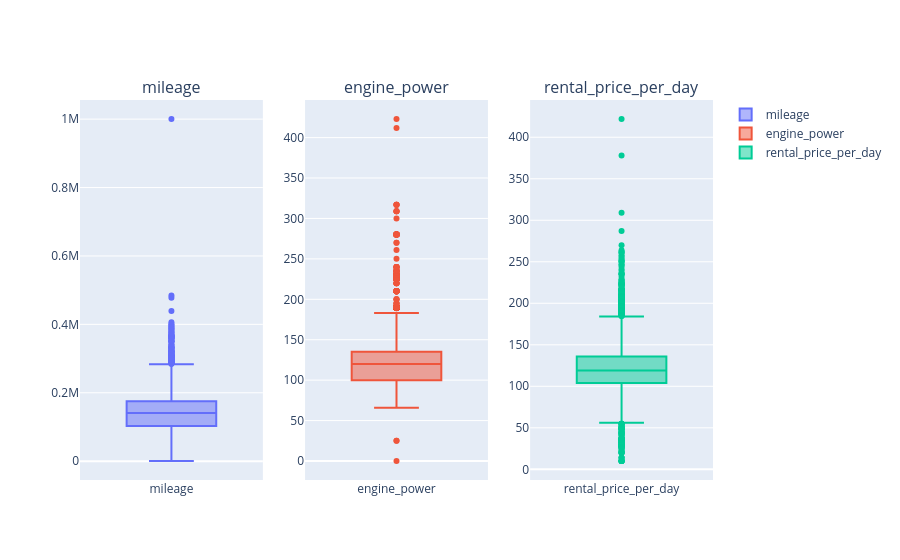

Source (notebook cell):
### Markdown cell above
## 5. Outliers

### Code cell
fig = make_subplots(
    rows=1,
    cols=3,
    subplot_titles=float_col
)

fig.add_trace(
    go.Box(y=df_pricing[float_col[0]], name=float_col[0]),
    row=1,
    col=1
)

fig.add_trace(
    go.Box(y=df_pricing[float_col[1]], name=float_col[1]),
    row=1,
    col=2
)

fig.add_trace(
    go.Box(y=df_pricing[float_col[2]], name=float_col[2]),
    row=1,
    col=3
)

fig.show()

### Figure 1 — Plotly figure (JSON) as saved in the notebook; plotly's stock layout.template omitted (floating-point values rounded to 4 significant figures; data arrays with more than 128 entries replaced by an {"elided": "..."} marker saying what was removed)
{"data": [{"name": "mileage", "type": "box", "xaxis": "x", "y": {"elided": "4842 float values"}, "yaxis": "y"}, {"name": "engine_power", "type": "box", "xaxis": "x2", "y": {"elided": "4842 float values"}, "yaxis": "y2"}, {"name": "rental_price_per_day", "type": "box", "xaxis": "x3", "y": {"elided": "4842 float values"}, "yaxis": "y3"}], "layout": {"annotations": [{"font": {"size": 16}, "showarrow": false, "text": "mileage", "x": 0.1444, "xanchor": "center", "xref": "paper", "y": 1, "yanchor": "bottom", "yref": "paper"}, {"font": {"size": 16}, "showarrow": false, "text": "engine_power", "x": 0.5, "xanchor": "center", "xref": "paper", "y": 1, "yanchor": "bottom", "yref": "paper"}, {"font": {"size": 16}, "showarrow": false, "text": "rental_price_per_day", "x": 0.8556, "xanchor": "center", "xref": "paper", "y": 1, "yanchor": "bottom", "yref": "paper"}], "xaxis": {"anchor": "y", "domain": [0, 0.2889]}, "xaxis2": {"anchor": "y2", "domain": [0.3556, 0.6444]}, "xaxis3": {"anchor": "y3", "domain": [0.7111, 1]}, "yaxis": {"anchor": "x", "domain": [0, 1]}, "yaxis2": {"anchor": "x2", "domain": [0, 1]}, "yaxis3": {"anchor": "x3", "domain": [0, 1]}}}
